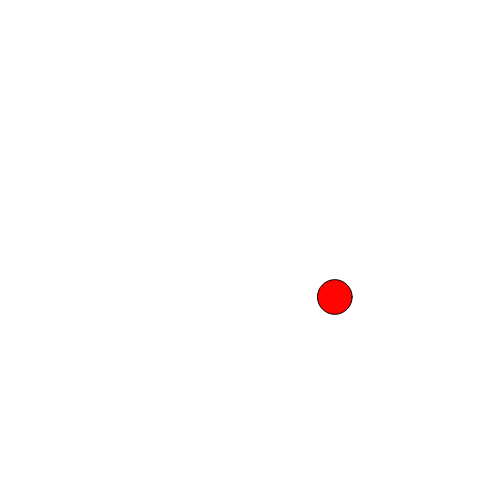
Frame 1 (no input)
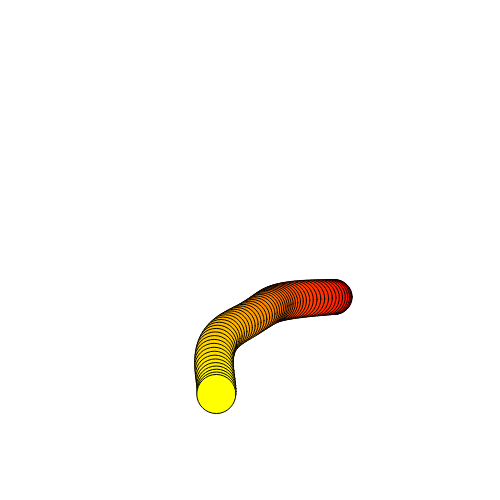
Frame 60 (no input)
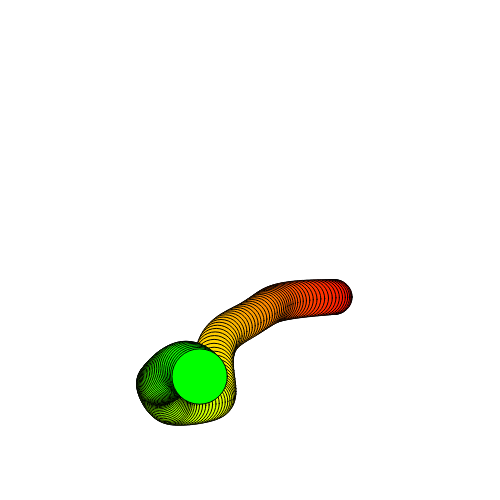
Frame 120 (the mouse pressed at the canvas centre since frame 60)

The p5.js sketch that drew these frames (run headless with seeded random() and noise() and a simulated clock; from frame 60 on, the mouse is pressed at the canvas centre):

// p5.js sketch
// ── sketch.js
var nx = 0,
    ny = 1000,
    nz = 2000,
    nInc = 0.008;

function setup() {
    createCanvas(500, 500);
    colorMode(HSB);
}

function draw() {
    fill(frameCount % 360, 255, 255);
    var x = noise(nx) * width;
    var y = noise(ny) * height;
    var z = map(noise(nz), 0, 1, 0, 75);
    ellipse(x, y, z, z);
    nx += nInc;
    ny += nInc;
    nz += nInc;
}
